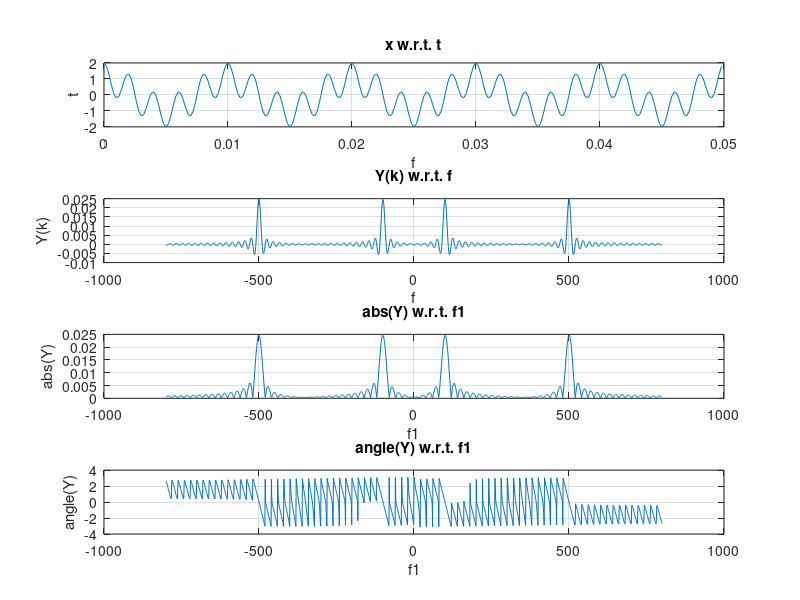

Reproduce this figure in MATLAB.
N=250;
ts=0.0002;
t=[0:N-1]*ts;
x=cos(200*pi*t)+cos(1000*pi*t);
subplot(4,1,1)
plot(t,x);
grid on;
xlabel('f')
ylabel('t')
title('x w.r.t. t');
k=0;
for f=-800:1:800
    k=k+1;
    Y(k)=trapz(t,(x.*exp(-j*2*pi*f*t)));

end
f1=-800:1:800

subplot(4,1,2)
plot(f1,Y);

xlabel('f')
ylabel('Y(k)')
title('Y(k) w.r.t. f');
grid on;
subplot(4,1,3)
plot(f1,abs(Y));
xlabel('f1')
ylabel('abs(Y)')
title('abs(Y) w.r.t. f1');
grid on;
subplot(4,1,4)
plot(f1,angle(Y));
xlabel('f1')
ylabel('angle(Y)')
title('angle(Y) w.r.t. f1');
grid on;